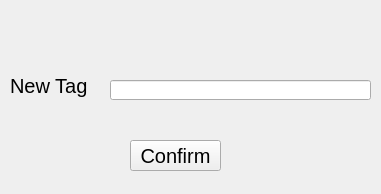
<?xml version="1.0" encoding="UTF-8"?>
<ui version="4.0">
 <class>Form</class>
 <widget class="QWidget" name="Form">
  <property name="geometry">
   <rect>
    <x>0</x>
    <y>0</y>
    <width>381</width>
    <height>194</height>
   </rect>
  </property>
  <property name="windowTitle">
   <string>Form</string>
  </property>
  <widget class="QLineEdit" name="leditNewTag">
   <property name="geometry">
    <rect>
     <x>110</x>
     <y>80</y>
     <width>261</width>
     <height>20</height>
    </rect>
   </property>
   <property name="font">
    <font>
     <pointsize>10</pointsize>
    </font>
   </property>
  </widget>
  <widget class="QLabel" name="lblNewTag">
   <property name="geometry">
    <rect>
     <x>10</x>
     <y>70</y>
     <width>101</width>
     <height>31</height>
    </rect>
   </property>
   <property name="font">
    <font>
     <pointsize>15</pointsize>
    </font>
   </property>
   <property name="text">
    <string>New Tag</string>
   </property>
  </widget>
  <widget class="QPushButton" name="btnConfirm">
   <property name="geometry">
    <rect>
     <x>130</x>
     <y>140</y>
     <width>91</width>
     <height>31</height>
    </rect>
   </property>
   <property name="font">
    <font>
     <pointsize>15</pointsize>
    </font>
   </property>
   <property name="text">
    <string>Confirm</string>
   </property>
  </widget>
 </widget>
 <resources/>
 <connections/>
</ui>
